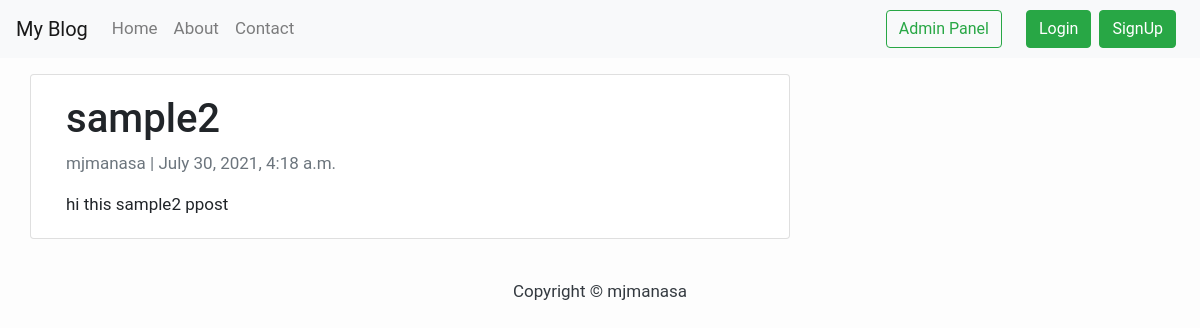
/sample2/, run on the app's committed database.
### blog/models.py (models this page shows, shortened)
class Post(models.Model):
    title = models.CharField(max_length=200, unique=True)
    slug = models.SlugField(max_length=200, unique=True)
    author = models.ForeignKey(User, on_delete= models.CASCADE,related_name='blog_posts')
    updated_on = models.DateTimeField(auto_now= True)
    content = models.TextField()
    created_on = models.DateTimeField(auto_now_add=True)
    status = models.IntegerField(choices=STATUS, default=0)
    likes = models.ManyToManyField(
        User, related_name='like', default=None, blank=True)
    like_count = models.BigIntegerField(default='0')
    thumbsup = models.IntegerField(default='0')
    thumbsdown = models.IntegerField(default='0')
    thumbs = models.ManyToManyField(User, related_name='thumbs', default=None, blank=True)
    class Meta:
        ordering = ['-created_on']

### blog/views.py (the view)
# urls.py: path('<slug:slug>/', views.PostDetail.as_view(), name='post_detail'),
class PostDetail(generic.DetailView):
    model = Post
    template_name = 'post_detail.html'

### templates/post_detail.html
{% extends 'base.html' %} {% load static %}{% block body %}
<div class="container">
  <div class="row">
    <div class="col-md-8 card mb-4  mt-3 left  top">
      <div class="card-body">
        <h1>{% block title %} {{ object.title }} {% endblock title %}</h1>
        <p class=" text-muted">{{ post.author }} | {{ post.created_on }}</p>
        <p class="card-text ">{{ object.content | safe }}</p>
      </div>
    </div>
  </div>
</div>
  {% endblock %}

### templates/base.html (style rules this page uses)
body { font-family: "Roboto", sans-serif; font-size: 17px; background-color: #fdfdfd; }

### data on the page
Post: title "sample2", author "mjmanasa", created_on "July 30, 2021, 4:18 a.m.", content "hi this sample2 ppost"
